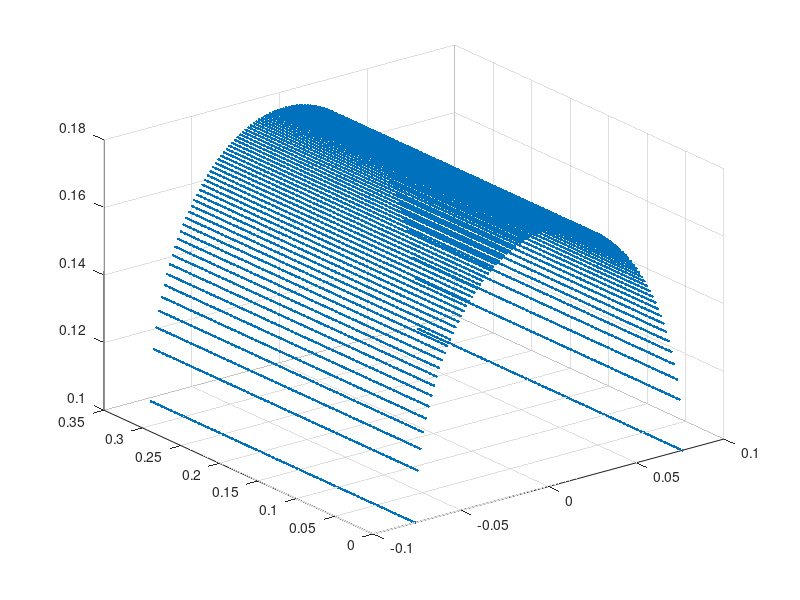
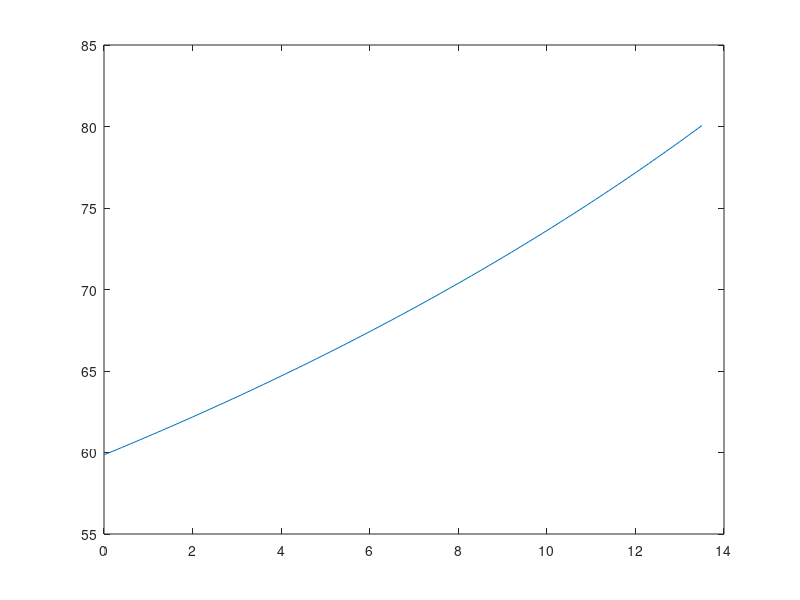

Source code (MATLAB) for these figures, in order: (Note: this script raises an error after producing the figures.)
%% Housekeeping

clc; clear; close all;

ring_diameter = .5173; % center diameter, m 
circumference = ring_diameter*pi; % center circumference, m
% E_rod = ; % Youngs modulus of steel rod, Pa
A = 2*pi*(ring_diameter/2)^2; % Surface area, m^2

%% Info, constants
rho_sand = 101.82*16.0185; % kg/m^3
rho_tungst = 0.70809488 * 12^3 * 16.0185; % kg/m^3

% Test Tunnel segment dimensions
E_tarp = 0.29*10^9; % Youngs Modulus of tarp, Pa
L_total = 13.5*2.54/100; % Length of whole segment in meters
L_rings = L_total/2; % Separation center-to-center between two rings
R_tunnel = 3*2.54/100; % Radius of a ring, calculated from rod length [m]
Circ_tunnel = 2*pi*R_tunnel; % Circumference of tunnel in meters

%%

%% Modelling force on tunnel
N = 100;
H_INIT = 0.1; % 10 cm from top of tunnel to top of sand

X = linspace(-R_tunnel, R_tunnel, N);
for i = 1:2*N-1
    X = [X linspace(-R_tunnel, R_tunnel, N)];
    
end
H = sqrt(R_tunnel^2 - X.^2) + H_INIT;
    
Z_arr = linspace(0,L_total,2*N);
Z = Z_arr(1)*ones(1,N);
for i = 1:2*N-1
    Z = [Z Z_arr(i+1)*ones(1,N)];
end

scatter3(X,Z,H,'.');
xlim = ([-0.1 0.1]);
ylim = ([0 0.2]);


%% Finding amount of sand + tungst
L_box = 12*0.0254; % Length of box or tunnel section
H_box = 11*0.0254; % Total box height
W_box = 8*0.0254; % Width of box
vol_tunnel = pi*R_tunnel^2*L_box; % Volume of full 3-ring segment

fill_height = 10*0.0254; % Height to which material filled
prct_sand = 0.90; prct_tungst = 1 - prct_sand;
Vol_soil = L_box*fill_height*W_box - vol_tunnel; 
Vol_Sand = Vol_soil*prct_sand;
Vol_Tungst = Vol_soil-Vol_Sand;
H_Tungst = Vol_Tungst/(L_box*W_box);

m_Sand = Vol_Sand*rho_sand;
m_Tungst = Vol_Tungst*rho_tungst;


%% Calculating possible pressure applied by sand

H_mid_to_top = 7*0.0254; % Height of middle of tunnel to top of box 
H_top_to_top = 4*0.0254; % Height of top of tunnel to top of box

rho_total = prct_sand*rho_sand + prct_tungst*rho_tungst; % kg/m^3

vol_box_min = H_top_to_top * W_box * L_box; % The box directly above the tunnel
vol_box_mid = H_mid_to_top * W_box * L_box; % The box from mid of tunnel to top of box
vol_tunnel_half = vol_tunnel/2;
vol_sand_min = vol_box_min;
vol_sand_mid = vol_box_mid - vol_tunnel_half;

mass_min = vol_sand_min * rho_total;
mass_mid = vol_sand_mid * rho_total;

%% Testing the model with centrifuge speeds
RPM_arr = [0:60]; % Testing for RPM speeds ranging from 0 to 60
R_cent = 1.5; % Radius of centrifuge arm in meters
V_arr = (2*pi*R_cent/60)*RPM_arr;

F_arr = mass_min * V_arr.^2/R_cent;
Area = 2*R_tunnel*L_total;
P_array = F_arr/Area;
% P_array = P_array*2;

acc_arr = F_arr/mass_min;

%% Hoop strain

% Test Tunnel segment dimensions
E_tarp = 1.07*10^9; % Youngs Modulus of tarp, Pa
L_total = 12*2.54/100; % Length of whole segment in meters
L_rings = L_total/2; % Separation center-to-center between two rings
R_tunnel = 3*2.54/100; % Radius of a ring, calculated from rod length [m]
Circ_tunnel = 2*pi*R_tunnel; % Circumference of tunnel in meters

t_tarp = 1e-3; % Thickness of tarp in meters

% Pressure data analysis
P_array_2 = -(0:0.1:4.5); % Array of pressures to test [psi]
P_array_2 = P_array_2 * 6894.76; % Converting to Pa

% Calculating stresses and strain
sig_1 = P_array * R_tunnel / t_tarp; % Across surface of tunnel
sig_2 = P_array * R_tunnel / (2 * t_tarp); % Down Length of tunnel
strain = sig_2/E_tarp; 
def = strain * L_rings; % How much the tunnel would stretch axially 


%% Using straight up pressure on a plane
equiv_width = 1*0.0254;
equiv_area = equiv_width * 1;
I = 1/12 * equiv_width * (t_tarp)^3;
w = P_array * equiv_area; % W in N/m
def_new = 4*w*L_rings^4/(384*E_tarp*I);

%% What about just E = stress/strain

Strain = P_array/E_tarp;
def_3 = Strain * L_rings;

%% centroid
m_box = 22.055; %lbs
m_sand = 51.105-23.765; %lbs
m_tungst = 64-42; %lbs
M_TOTAL = m_box+m_sand+m_tungst;

y_box = H_box/2;
y_sand = H_mid_to_top/2 + H_mid_to_top;
y_tungst = H_box-(1.5*0.0254);

centroid = (m_box*y_box + m_sand*y_sand + m_tungst*y_tungst)/(M_TOTAL);
centroid_in = centroid/0.0254;

%% moments

L_cent = (53.5-centroid_in);
M_CTRW = L_cent*M_TOTAL/47.5;

L_CTRW = [40:0.1:53.5];
M_ARRAY = L_cent*M_TOTAL./L_CTRW;

figure;
plot(53.5-L_CTRW, M_ARRAY);

 
%% Final calcs;
Max_G = 18;
Max_accel = Max_G*9.81; %m/s^2
Frac_sand = H_mid_to_top/(H_box-2.5*0.0254);
M_TOP = (m_sand + m_tungst);
M_TOP_k = convmass(M_TOP,'lbm','kg');

F_FINAL = M_TOP_k*Max_accel;
P_FINAL = F_FINAL/(L_box*W_box);
FOS = P_FINAL/35000;

rho_powd = convmass(m_tungst,'lbm','kg')/(L_box*W_box*0.0254);
Vol_sand = (L_box*W_box*(11-2.5)*0.0254) - (pi*R_tunnel^2*L_box);
rho_sand_act = convmass(m_tungst,'lbm','kg') / Vol_sand;
